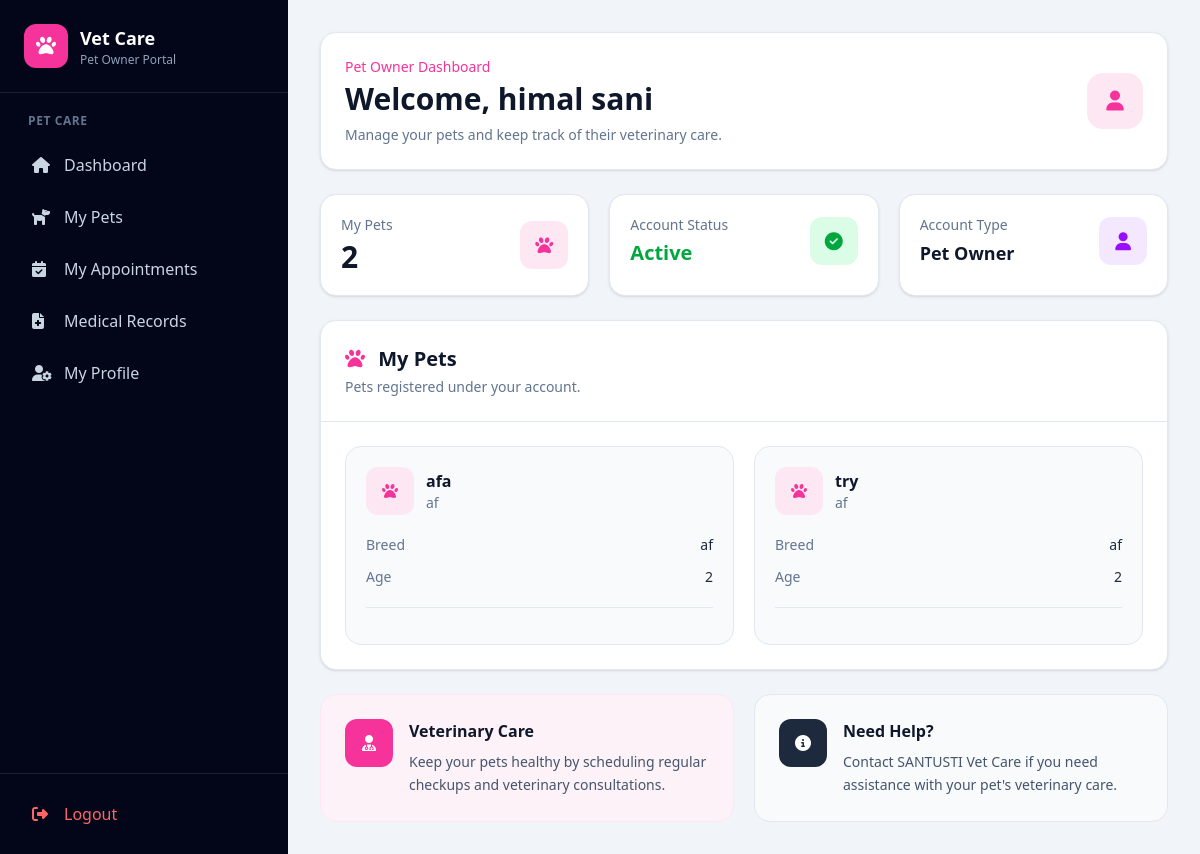
Page /owner-dashboard/ (signed in) on the committed database.
### account/models.py (models this page shows, shortened)
class User(AbstractUser):
    ADMIN = "ADMIN"
    VETERINARIAN = "VETERINARIAN"
    PET_OWNER = "PET_OWNER"
    ROLE_CHOICES = [
        (ADMIN, "Admin"),
        (VETERINARIAN, "Veterinarian"),
        (PET_OWNER, "Pet Owner"),
    ]
    role = models.CharField(
        max_length=20,
        choices=ROLE_CHOICES,
        default=PET_OWNER
    )
    phone = models.CharField(
        max_length=15,
        blank=True,
        null=True
    )
    address = models.TextField(
        blank=True,
        null=True
    )
    created_at = models.DateTimeField(
        auto_now_add=True
    )
    updated_at = models.DateTimeField(
        auto_now=True
    )

### animal/models.py (models this page shows, shortened)
class Animal(models.Model):
    owner = models.ForeignKey(
        User,
        on_delete=models.CASCADE,
        related_name="animals",
        null=True,
        blank=True
    )
    name = models.CharField(max_length=100)
    species = models.CharField(max_length=100)
    breed = models.CharField(
        max_length=100,
        blank=True,
        null=True
    )
    age = models.PositiveIntegerField(
        blank=True,
        null=True
    )
    created_at = models.DateTimeField(
        auto_now_add=True
    )

### account/views.py (the view)
@login_required
def owner_dashboard(request):
    user = request.user
    if user.role != User.PET_OWNER:
        messages.error(
            request,
            "You are not authorized to access the pet owner dashboard."
        )
        return redirect("dashboard")
    pet_owner_profile = getattr(
        user,
        "pet_owner_profile",
        None
    )
    try:
        my_animals = Animal.objects.filter(
            owner=user
        )
    except Exception:
        my_animals = Animal.objects.none()
    try:
        appointments = (
            Appointment.objects
            .filter(animal__in=my_animals)
            .order_by("appointment_date")[:5]
        )
    except Exception:
        appointments = Appointment.objects.none()
    try:
        medical_records = (
            MedicalRecord.objects
            .filter(animal__in=my_animals)
            .order_by("-id")[:5]
        )
    except Exception:
        medical_records = MedicalRecord.objects.none()
    context = {
        "my_animals": my_animals,
        "appointments": appointments,
        "medical_records": medical_records,
        "pet_owner_profile": pet_owner_profile,
        "user_role": "PET_OWNER",
    }
    return render(
        request,
        "account/owner_dashboard.html",
        context
    )

### account/templates/account/owner_dashboard.html (shortened to what this page needs)
{% extends 'ownerbase.html' %}
{% block content %}
<div class="max-w-7xl mx-auto space-y-6">
    <div class="bg-white rounded-2xl border border-slate-200
                shadow-sm p-6">
        <div class="flex flex-col sm:flex-row
                    sm:items-center sm:justify-between gap-4">
            <div>
                <p class="text-sm font-medium text-pink-500">
                    Pet Owner Dashboard
                </p>
                <h2 class="mt-1 text-2xl sm:text-3xl
                           font-bold text-slate-900">
                    Welcome,
                    {{ request.user.get_full_name|default:request.user.username }}
                </h2>
                <p class="mt-2 text-sm text-slate-500">
                    Manage your pets and keep track of their veterinary care.
                </p>
            </div>
            <div class="w-14 h-14 rounded-2xl
                        bg-pink-100 text-pink-500
                        flex items-center justify-center
                        text-xl shrink-0">
                <i class="fa-solid fa-user"></i>
            </div>
        </div>
    </div>
    <div class="grid grid-cols-1 sm:grid-cols-2 lg:grid-cols-3 gap-5">
        <div class="bg-white rounded-2xl
                    border border-slate-200
                    shadow-sm p-5">
            <div class="flex items-center justify-between">
                <div>
                    <p class="text-sm text-slate-500">
                        My Pets
                    </p>
                    <h3 class="mt-1 text-3xl font-bold text-slate-900">
                        {{ my_animals|length }}
                    </h3>
                </div>
                <div class="w-12 h-12 rounded-xl
                            bg-pink-100 text-pink-500
                            flex items-center justify-center">
                    <i class="fa-solid fa-paw text-lg"></i>
                </div>
            </div>
        </div>
        <div class="bg-white rounded-2xl
                    border border-slate-200
                    shadow-sm p-5">
            <div class="flex items-center justify-between">
                <div>
                    <p class="text-sm text-slate-500">
                        Account Status
                    </p>
                    <h3 class="mt-1 text-xl font-bold text-green-600">
                        Active
                    </h3>
                </div>
                <div class="w-12 h-12 rounded-xl
                            bg-green-100 text-green-600
                            flex items-center justify-center">
                    <i class="fa-solid fa-circle-check text-lg"></i>
                </div>
            </div>
        </div>
        <div class="bg-white rounded-2xl
                    border border-slate-200
                    shadow-sm p-5">
            <div class="flex items-center justify-between">
                <div>
                    <p class="text-sm text-slate-500">
                        Account Type
                    </p>
                    <h3 class="mt-1 text-lg font-bold text-slate-900">
                        {{ request.user.get_role_display }}
                    </h3>
                </div>
                <div class="w-12 h-12 rounded-xl
                            bg-purple-100 text-purple-600
                            flex items-center justify-center">
                    <i class="fa-solid fa-user text-lg"></i>
                </div>
            </div>
        </div>
    </div>
    <div class="bg-white rounded-2xl
                border border-slate-200
                shadow-sm overflow-hidden">
        <div class="p-5 sm:p-6
                    border-b border-slate-200
                    flex flex-col sm:flex-row
                    sm:items-center
                    sm:justify-between
                    gap-3">
            <div>
                <h3 class="text-xl font-bold text-slate-900">
                    <i class="fa-solid fa-paw text-pink-500 mr-2"></i>
                    My Pets
                </h3>
                <p class="mt-1 text-sm text-slate-500">
                    Pets registered under your account.
                </p>
            </div>
        </div>
        <div class="p-5 sm:p-6">
            {% if my_animals %}
                <div class="grid grid-cols-1
                            md:grid-cols-2
                            xl:grid-cols-3
                            gap-5">
                    {% for animal in my_animals %}
                        <div class="rounded-2xl
                                    border border-slate-200
                                    bg-slate-50
                                    p-5
                                    hover:shadow-md
                                    transition">
                            <div class="flex items-center
                                        justify-between gap-3">
                                <div class="flex items-center gap-3">
                                    <div class="w-12 h-12
                                                rounded-xl
                                                bg-pink-100
                                                text-pink-500
                                                flex items-center
                                                justify-center">
                                        <i class="fa-solid fa-paw"></i>
                                    </div>
                                    <div>
                                        <h4 class="font-bold
                                                   text-slate-900">
                                            {{ animal.name }}
                                        </h4>
                                        <p class="text-sm
                                                  text-slate-500">
                                            {{ animal.species|default:"Pet" }}
                                        </p>
                                    </div>
                                </div>
                            </div>
                            <div class="mt-5 space-y-3">
                                {% if animal.breed %}
                                    <div class="flex items-center
                                                justify-between
                                                text-sm">
                                        <span class="text-slate-500">
                                            Breed
                                        </span>
                                        <span class="font-medium
                                                     text-slate-800">
                                            {{ animal.breed }}
                                        </span>
                                    </div>
                                {% endif %}
                                {% if animal.age %}
                                    <div class="flex items-center
                                                justify-between
                                                text-sm">
                                        <span class="text-slate-500">
                                            Age
                                        </span>
                                        <span class="font-medium
                                                     text-slate-800">
                                            {{ animal.age }}
                                        </span>
                                    </div>
                                {% endif %}
                            </div>
                            {% if animal.id %}
                                <div class="mt-5 pt-4
                                            border-t border-slate-200">
                                </div>
                            {% endif %}
                        </div>
                    {% endfor %}
                </div>
            {% endif %}
        </div>
    </div>
    <div class="grid grid-cols-1 lg:grid-cols-2 gap-5">
        <div class="bg-pink-50
                    border border-pink-100
                    rounded-2xl
                    p-6">
            <div class="flex items-start gap-4">
                <div class="w-12 h-12
                            rounded-xl
                            bg-pink-500
                            text-white
                            flex items-center
                            justify-center
                            shrink-0">
                    <i class="fa-solid fa-user-doctor"></i>
                </div>
                <div>
                    <h3 class="font-bold
                               text-slate-900">
                        Veterinary Care
                    </h3>
                    <p class="mt-2 text-sm
                              text-slate-600
                              leading-relaxed">
                        Keep your pets healthy by
                        scheduling regular checkups
                        and veterinary consultations.
                    </p>
                </div>
            </div>
        </div>
        <div class="bg-slate-50
                    border border-slate-200
                    rounded-2xl
                    p-6">
            <div class="flex items-start gap-4">
                <div class="w-12 h-12
                            rounded-xl
                            bg-slate-800
                            text-white
                            flex items-center
                            justify-center
                            shrink-0">
                    <i class="fa-solid fa-circle-info"></i>
                </div>
                <div>
                    <h3 class="font-bold
                               text-slate-900">
                        Need Help?
                    </h3>
                    <p class="mt-2 text-sm
                              text-slate-600
                              leading-relaxed">
                        Contact SANTUSTI Vet Care if
                        you need assistance with
                        your pet's veterinary care.
                    </p>
                </div>
            </div>
        </div>
    </div>
</div>
{% endblock %}

### rows in the picture
User: user.get_full_name "himal sani", user.role "Pet Owner"
Animal: name "afa", species "af", breed "af", age "2"
Animal: name "try", species "af", breed "af", age "2"

### other values in the picture
{{ my_animals|length }} "2"
